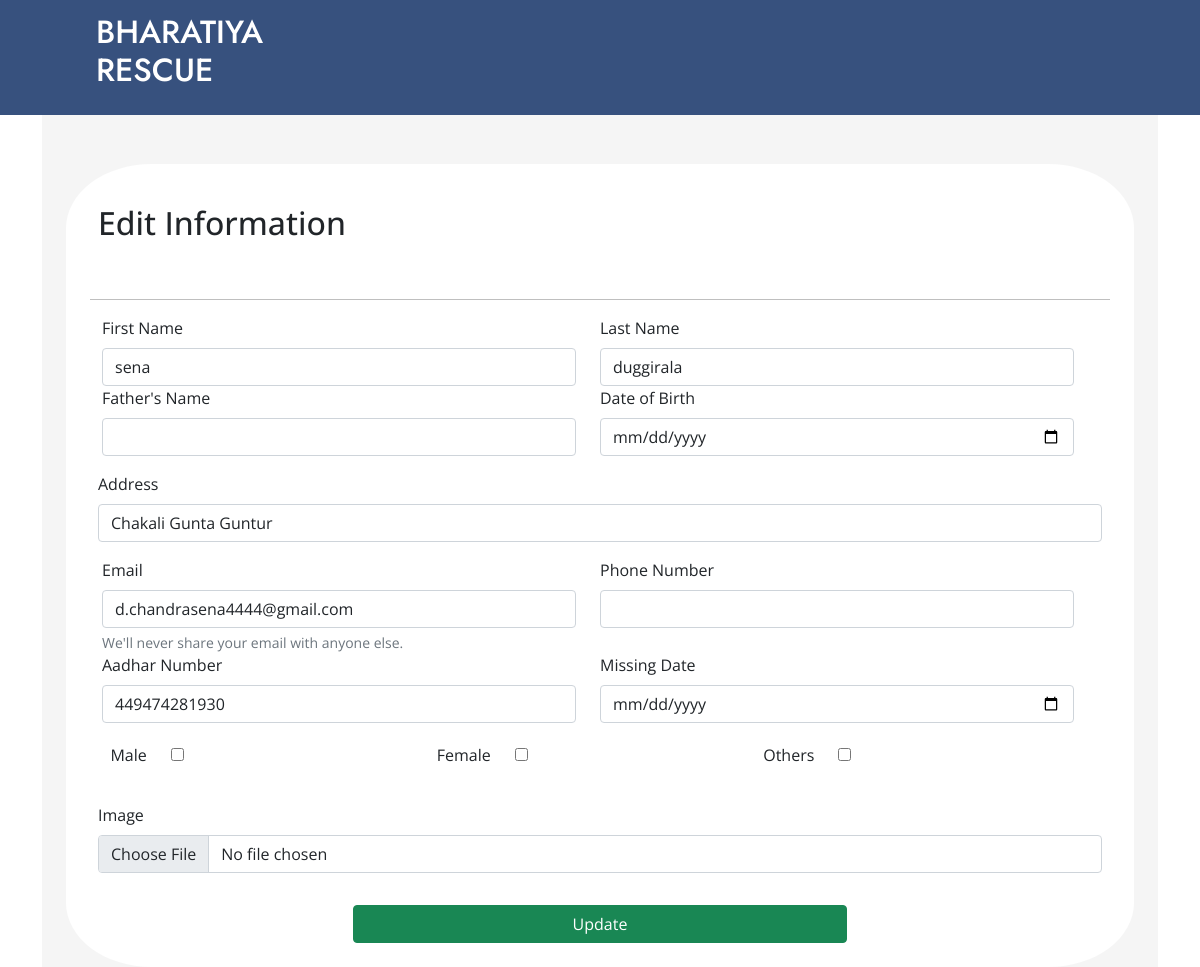
Page /update/7/ on the committed database.
### missingperson/models.py (models this page shows, shortened)
class MissingPerson(models.Model):
    GENDER_CHOICES = [
        ('Male', 'Male'),
        ('Female', 'Female'),
        ('Others', 'Others'),
    ]
    first_name = models.CharField(max_length=255)
    last_name = models.CharField(max_length=255)
    father_name = models.CharField(max_length=255)
    date_of_birth = models.DateField()
    address = models.TextField()
    email = models.EmailField()
    phone_number = models.CharField(max_length=10)  # Assuming a maximum of 10 digits for phone number
    aadhar_number = models.CharField(max_length=12, unique=True)  # Aadhar number is 12 digits and should be unique
    image = models.ImageField(upload_to='missing_persons/')  # Store images in a 'missing_persons' directory
    missing_from = models.DateField()
    gender = models.CharField(max_length=10, choices=GENDER_CHOICES)

### missingperson/views.py (the view, shortened to what this page needs)
# urls.py: path('update/<int:person_id>/',update_person, name='update_person'),
def update_person(request, person_id):
    person = get_object_or_404(MissingPerson, id=person_id)
    return render(request, 'edit.html', {'person': person})

### missingperson/templates/edit.html (shortened to what this page needs)
<!DOCTYPE html>
<html lang="en">
<head>
    <link href="https://cdn.jsdelivr.net/npm/bootstrap@5.0.2/dist/css/bootstrap.min.css" rel="stylesheet"
>
</head>
<body style="font-family: 'Open Sans', sans-serif;">
    <nav class="navbar navbar-expand-lg  navbar-dark bg-black py-2" style="background-color: #37517E;">
        <div class="container-fluid justify-content-between" style="font-family: 'Jost', sans-serif;padding-left: 8%;">
            <div class="d-flex">
              <a class="navbar-brand me-2 mb-1 d-flex align-items-center" href="/">
                <h2>BHARATIYA<br>RESCUE</h2>
              </a>
            </div>
        </div>
    </nav>
    <div class="container">
        <div class="right-column">
            <div class="container mt-5 mb-3" style="padding-top: 8%;">
                <form class="row g-3 p-4" method="POST" enctype="multipart/form-data" style="background-color: rgb(255, 255, 255);border-radius: 8%;padding-top: 5%;">
                    <h2>Edit Information</h2>
                    <hr color="black" style="color: rgb(0, 0, 0);">
                    <div class="row">
                        <div class="col">
                            <label for="first_name" class="form-label">First Name</label>
                            <input type="text" value = "{{person.first_name}}" name="first_name" class="form-control" >
                        </div>
                        <div class="col">
                            <label for="last_name" class="form-label">Last Name</label>
                            <input type="text" value = "{{person.last_name}}" name="last_name" class="form-control" >
                        </div>
                    </div>
                    <div class="row">
                    <div class="col">
                        <label for="fathers_name" class="form-label">Father's Name</label>
                        <input type="text" value = "{{person.fathers_name}}" name="fathers_name" class="form-control" >
                    </div>
                    <div class="col">
                        <label for="dob" class="form-label">Date of Birth</label>
                        <input type="date" value = "{{person.dob}}" name="dob" class="form-control" >
                    </div>
                    </div>
                    <div class="mb-3">
                        <label for="address" class="form-label">Address</label>
                        <input type="text" name="address" value = "{{person.address}}" class="form-control" >
                    </div>
                    <div class="row">
                    <div class="col">
                        <label for="email" class="form-label">Email</label>
                        <input type="email" name="email" value = "{{ person.email }}" class="form-control" >
                        <div id="emailHelp" class="form-text">We'll never share your email with anyone else.</div>
                    </div>
                    <div class="col">
                        <label for="phonenum" class="form-label">Phone Number</label>
                        <input type="number" name="phonenum" value = "{{ person.phonenum }}" class="form-control" >
                    </div>
                    </div>
                    <div class="row">
                        <div class="col">
                            <label for="aadhar_number" class="form-label">Aadhar Number</label>
                            <input type="number" name="aadhar_number" value = "{{ person.aadhar_number }}" class="form-control" >
                        </div>
                        <div class="col">
                            <label for="missing_date" class="form-label">Missing Date</label>
                            <input type="date" name="missing_date" value = "{{ person.missing_date }}" class="form-control" >
                        </div>
                    </div>
                        <div class="row" style="padding: 2%;">
                        <div class="col">
                        <label class="checkbox-label" for="male">Male</label>
                        <input type="checkbox" id="male" name="gender" value = "{{ person.gender }}">
                        </div>
                        <div class="col">
                        <label class="checkbox-label" for="female">Female</label>
                        <input type="checkbox" id="female" name="gender" value = "{{ person.gender }}">
                        </div>
                        <div class="col">
                        <label class="checkbox-label" for="others">Others</label>
                        <input type="checkbox" id="others" name="gender" value = "{{ person.gender  }}">
                        </div>
                    </div>
                        <div class="mb-3">
                            <label for="exampleInputPassword1" class="form-label"> Image</label>
                            <input type= "file" name = "image" class="form-control">
                        </div>
                        <div class="d-grid gap-2 col-6 mx-auto">
                            <button type="submit" class="btn btn-success">Update</button>
                        </div>
                </form>
            </div>
        </div>
    </div>
</body>
</html>

### missingperson/templates/edit.html (style rules this page uses)
label.checkbox-label { display: inline-block; margin-right: 20px; }
.container { display: flex; align-items: center; justify-content: center; height: 100vh; }
.right-column { flex: 1; padding: 20px; background-color: #f5f5f5; }
form { background-color: #ffffff; padding: 20px; border-radius: 8px; }

### rows in the picture
MissingPerson: first_name "sena", last_name "duggirala", address "Chakali Gunta Guntur", email "d.chandrasena4444@gmail.com", aadhar_number "449474281930"
